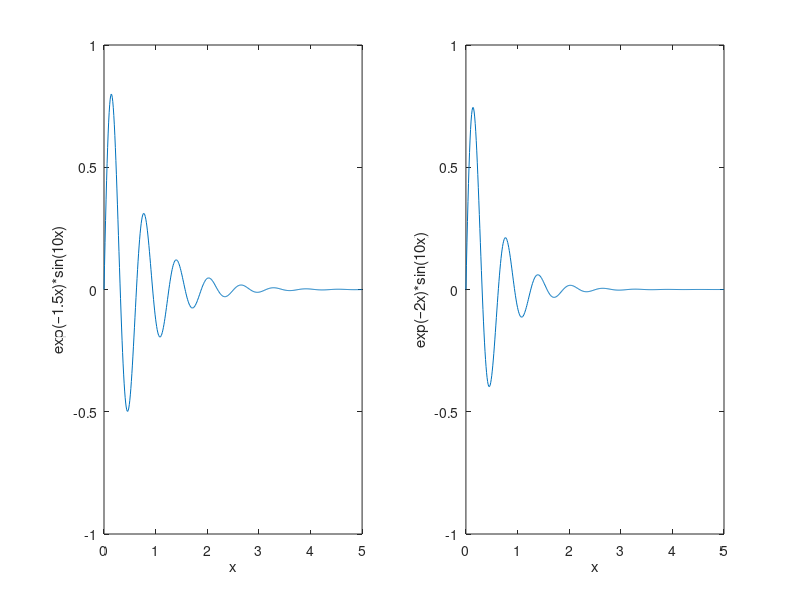

Recreate this plot in MATLAB.
% subplots
x = [0:0.01:5];
y = exp(-1.5*x).*sin(10*x);
subplot(1,2,1)
plot(x,y), xlabel('x'),ylabel('exp(–1.5x)*sin(10x)'),axis([0 5 -1 1])
y = exp(-2*x).*sin(10*x);
subplot(1,2,2)
plot(x,y),xlabel('x'),ylabel('exp(–2x)*sin(10x)'),axis([0 5 -1 1])